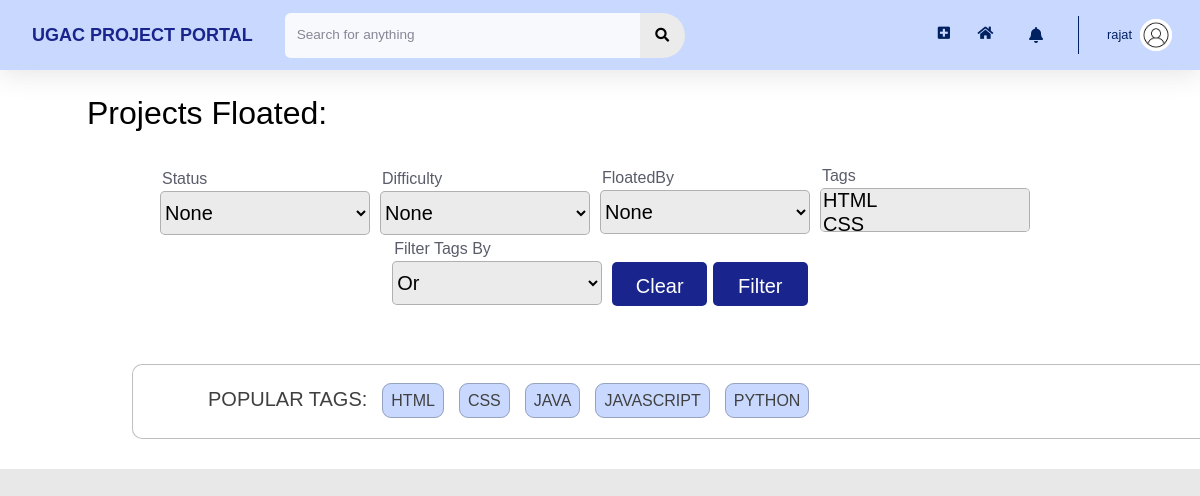
/profile/projects/view/?view=floated (signed in), run on an earlier commit of the app's database.
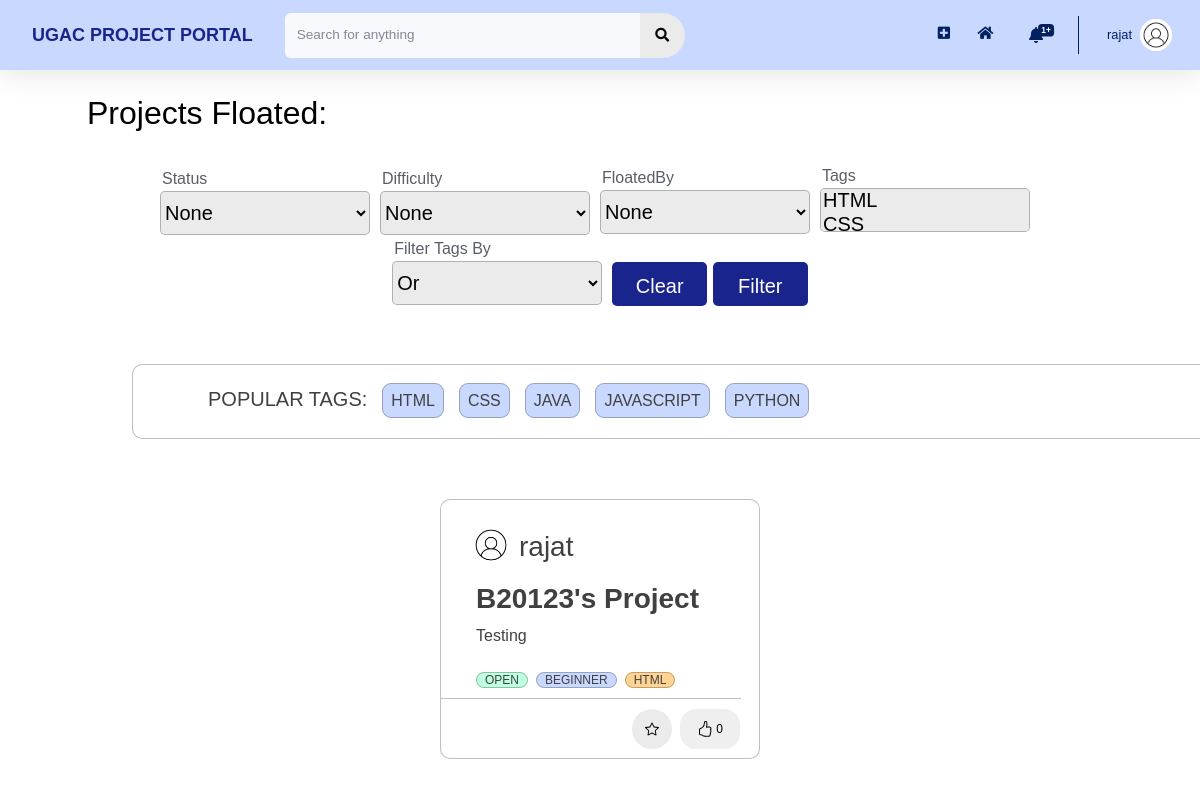
And on a later commit of the database.
### home/models.py (models this page shows, shortened)
class Tag(models.Model):
    Title = models.CharField(max_length=20)
    def __str__(self):
        return f"{self.Title}"

class Project(models.Model):
    Title = models.CharField(max_length=100)
    Description = models.TextField()
    FloatedBy = models.ForeignKey(User, on_delete=models.CASCADE,related_name="FloatedBy")
    Mentors = models.ManyToManyField(User,related_name='Mentors')
    Status = models.CharField(max_length=10, choices=STATUS_CHOICES, default='Open')
    OpenedFor = models.CharField(max_length=300)
    Difficulty = models.CharField(max_length=15, choices=DIFFICULTY_CHOICES, default='Beginner')
    PreRequisite = models.TextField()
    Tags = models.ManyToManyField(Tag, related_name='Tags')
    Duration = models.CharField(max_length=30, choices=DURATION_CHOICES)
    DatePosted = models.DateTimeField(default = timezone.now)
    SelectionCriteria = models.TextField()
    MailNotification = models.CharField(max_length=5, choices=NOTIFICATION_CHOICES,default='On')
    AlreadyApplied = models.ManyToManyField(User, related_name='AlreadyApplied', blank = True)
    Likes = models.IntegerField(default=0)

### users/models.py (models this page shows, shortened)
class Profile(models.Model):
    user = models.OneToOneField(User, on_delete=models.CASCADE)
    image = models.ImageField(default = 'default.jpg', upload_to='profile_pics', blank=True)
    rollno = models.CharField(max_length=10)
    year = models.CharField(max_length=30, choices = YEAR_CHOICES)
    branch = models.CharField(max_length=30, choices = BRANCH_CHOICES)
    techskills = models.ManyToManyField(Tag, related_name='techskills')
    starred_projects = models.ManyToManyField(Project, related_name='starred_projects', blank = True)
    liked_projects = models.ManyToManyField(Project, related_name='liked_projects', blank = True)
    cv = models.FileField(upload_to='resumes',validators=[FileExtensionValidator(allowed_extensions=['pdf'])])
    linked_in_link = models.CharField(blank=True, max_length=100)
    portfolio_link = models.CharField(blank=True, max_length=100)
    github_link = models.CharField(blank=True, max_length=100)

### home/decorators.py (the view)
    def wrap(request, *args, **kwargs):
        if check_user_profile(request.user):
            messages.error(request, 'Please complete your profile first.')
            return redirect(f'/profile/edit')
        else:
            return function(request, *args, **kwargs)

### functions.py (called while the page is built)
def get_filtered_projects(request, all_projects):
    myFilter = ProjectFilter(request.GET,queryset=all_projects)
    filtered_projects= myFilter.qs
    return filtered_projects

def get_most_common_tags(size):
    projects = Project.objects.all()
    tags = []
    for project in projects:
        project_tags = project.Tags.all()
        for project_tag in project_tags:
            tags.append(project_tag)
    return [x for x in Counter(tags)][:size]

def get_paginated_projects(request, projects):
    page = request.GET.get('page', 1)
    paginator = Paginator(projects, 6)
    try:
        paginated_projects = paginator.page(page)
    except PageNotAnInteger:
        paginated_projects = paginator.page(1)
    except EmptyPage:
        paginated_projects = paginator.page(paginator.num_pages)
    return paginated_projects

### home/filters.py (called while the page is built)
    @property
    def qs(self):
        qs = super().qs
        if len(self.data):
            Tags = self.data.getlist('Tags')
            FilterBy = self.data.get('FilterBy')
            if FilterBy == 'And':
                for x in Tags:
                    qs = qs.filter(Tags__in = [x])
        return qs

### users/templates/users/projects_view.html (shortened to what this page needs)
{% extends 'home/main.html' %}
{% load crispy_forms_tags %}
{% block headingBlock %}
<h2>{{ heading }}</h2>
{% endblock headingBlock %}

### home/templates/home/main.html (shortened to what the changed rows need)
{% extends 'home/base.html' %}
{% load static %}
{% load crispy_forms_tags %}
{% block customStylesheets %}
<link rel="stylesheet" type="text/css" href="{% static 'home/main.css' %}">
{% endblock customStylesheets %}
{% block content %}
{% block mainContentBlock %}
<div class="project_cards">
    {% block headingBlock %}{% endblock headingBlock %}
    <br>
    {% block filterBlock %}
        <br>
    {% endblock filterBlock %}
    {% block tagsBlock %}
        <div class = "blog-container" style="flex: 1 0 45%; margin: 30px; width: 1260px; height: 75px; max-width: 1260px; margin-left: 45px; alignment: center; align-self: center; padding-top: 0px;">
        <div class="blog-tags-a" style="margin-left: 75px;">
        <br>
        <ul>
            {% for tag in common_tags %}
                <li style="margin-left: 15px;"><a href="/?Tags={{tag.id}}">{{ tag }}</a></li>
            {% endfor %}
        </ul>
        </div>
        </div>
    {% endblock tagsBlock %}
    {% block allProjectsBlock %}
    <div class="" style="display: flex; flex-wrap: wrap;justify-content:center;" id="all-projects">
        {% for project in projects %}
            <div id="projectNumber{{ project.id }}">
                <div class = "blog-container">
                    <div class="blog-header" style="display: flex; flex-wrap: wrap;">
                        <div class="blog-author--no-cover" style="background:url('{{project.FloatedBy.profile.image.url}}');background-size: cover; border-radius: 50%; display: inline-block;height: 40px;margin-right: 0.5rem;background-position: center;top: 8px;width: 40px; top: 27px; left: 28px; margin-top: 5px; ">
                        </div>
                        <span style="flex: 1 0 45%; ">
                            <h3 style="margin-top: 10px; color:#858796;"><a href="{% url 'profile' project.FloatedBy.id %}">{{project.FloatedBy}}</a></h3>
                        </span>
                    </div>
                    <div class="blog-body">
                        <div class="blog-title demo-a">
                            <h1><a href="/project/?project_id={{project.id}}">{{ project.Title }}</a></h1>
                        </div>
                        <div class="blog-summary demo-2">
                            <p>{{project.Description}}</p>
                        </div>
                        <div class="blog-tags">
                        <br class="main-br">
                            <ul>
                                <li><a href="/?Status={{project.Status}}">{{project.Status}}</a></li>
                                <li><a href="/?Difficulty={{project.Difficulty}}">{{project.Difficulty}}</a></li>
                                {% for tag in project.Tags.all %}
                                    {% if forloop.counter <= 4 %}
                                        <li>
                                            <a href="/?Tags={{tag.id}}">{{ tag }}</a>
                                        </li>
                                    {% endif %}
                                {% endfor %}
                            </ul>
                        </div>
                    </div>
                    <hr class="main-page-hr" >
                    <div class="blog-footer">
                        <ul>
                            <li>
                                {% if project.id not in projects_id.4 %}
                                    <button class="btn btn-primary btn-circle btn-block task" style="margin-left: 700px;" task = "Star" project_id={{project.id}} page_number={{projects.number}}>
                                    </button>
                                {% endif %}
                            </li>
                            <li>
                                {% if project.id not in projects_id.1 %}
                                    <button type="button" class="task" style="margin-right: 1.2rem; width: 60px;height:40px; border: none;border-radius: 16px;" task = "Like" project_id={{project.id}} page_number={{projects.number}}>
                                    {{project.Likes}}
                                    </button>
                                {% endif %}
                            </li>
                        </ul>
                    </div>
                </div>
            </div>
        {% endfor %}
    </div>
    {% endblock allProjectsBlock %}
    {% endblock mainContentBlock %}
    {% endblock content %}

### home/templates/home/base.html (shortened to what this page needs)
{% load static %}
<!DOCTYPE html>
<html lang="en">
    <head>
        {% block stylesheets %}
        <link rel="stylesheet" type="text/css" href="{% static 'home/style.css' %}">
        <link rel="stylesheet" type="text/css" href="{% static 'home/cards.css' %}">
        {% endblock stylesheets %}
        {% block customStylesheets %}{% endblock customStylesheets %}
        {% block ajaxBlock %}
        <link href="https://cdnjs.cloudflare.com/ajax/libs/select2/4.0.3/css/select2.min.css" rel="stylesheet" />
        {% endblock ajaxBlock %}
        <link rel="stylesheet" href="https://pro.fontawesome.com/releases/v5.10.0/css/all.css" />
    </head>
    {% block mainBlock %}
    <body id="page-top">
        <div id="wrapper">
            <div id="content-wrapper" class="d-flex flex-column">
                <div id="content" style="background: white;">
                    <nav class="navbar navbar-expand navbar-light bg-white topbar mb-4 static-top shadow">
                        <div class="sidebar-brand-text mx-3" style="color: #022160; font-size: large; font-weight: bold"> <a href="/">UGAC PROJECT PORTAL</a></div>
                        <form method="POST" action="{{request.get_full_path}}" class="d-none d-sm-inline-block form-inline mr-auto ml-md-3 my-2 my-md-0 mw-100 navbar-search">
                            <div class="input-group">
                                <input type="text" class="form-control bg-light border-0 small" placeholder="Search for anything" aria-label="Search" aria-describedby="basic-addon2" name="search">
                                <div class="input-group-append">
                                    <button class="btn btn-primary" type="submit">
                                        <i class="fas fa-search fa-sm"></i>
                                    </button>
                                </div>
                            </div>
                        </form>
                        <ul class="navbar-nav ml-auto">
                            <div class="notif-tooltip">
                                <a class="nav-link" href="/project/new">
                                    <i class="fas fa-plus-square fa-sm fa-fw mr-2 text-gray-400" style="margin-top: 18px;"></i>
                                </a>
                            </div>
                            <div class="notif-tooltip">
                                <a class="nav-link" href="{% url 'home' %}" role="button" style="margin-top: 13px;">
                                    <i class="fas fa-home fa-fw fa-sm mr-2 text-gray-400"></i>
                                </a>
                            </div>
                            <li class="nav-item dropdown no-arrow mx-1">
                                <a class="nav-link dropdown-toggle notif-tooltip" id="alertsDropdown" role="button" data-toggle="dropdown" aria-haspopup="true" aria-expanded="false">
                                    <i class="fas fa-bell fa-fw"></i>
                                    {% if notifications.count != 0 %}
                                    <span class="badge badge-danger badge-counter">
                                        {{notifications.count}}+
                                    </span> {% endif %}
                                </a>
                            </li>
                            <li class="nav-item dropdown no-arrow">
                                <a class="nav-link dropdown-toggle" id="userDropdown" role="button" data-toggle="dropdown" aria-haspopup="true" aria-expanded="false">
                                    <span class="mr-2 d-none d-lg-inline text-gray-600 small">{{user.username}}</span>
                                    <img class="img-profile rounded-circle" src="{{user.profile.image.url}}">
                                </a>
                            </li>
                        </ul>
                    </nav>
                    <div class="container-fluid">
                        {% block content %}{% endblock content %}
                    </div>
                </div>
            </div>
        </div>
    </body>
    {% endblock mainBlock %}
</html>

What changed in the data, as far as the page shows it:
added Project: FloatedBy.profile.image (placeholder picture), FloatedBy "rajat", Title "B20123's Project", Description "Testing", Status "OPEN", Difficulty "BEGINNER", {{ project.id }} 40 (drawn), Likes "0", Tag (Title "HTML")
Also different on the page:
{{ notifications.count }}: (not shown) → "1"
